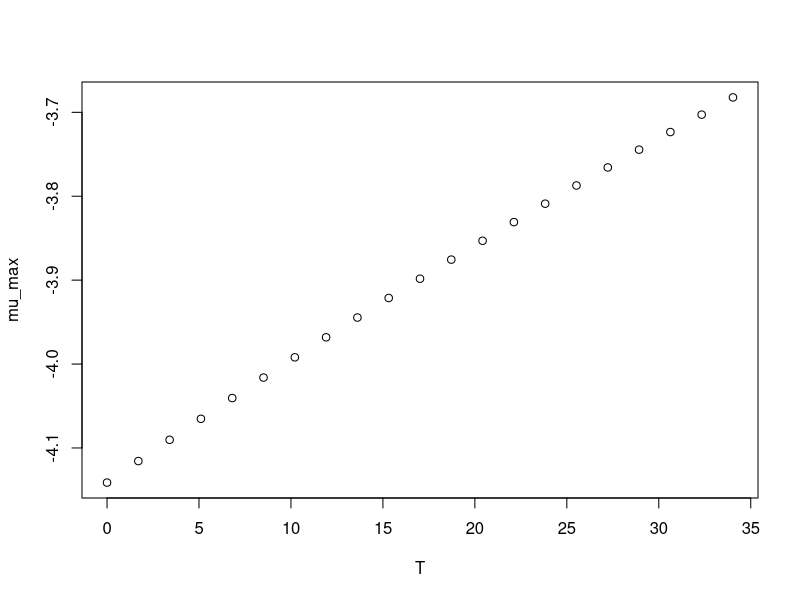

This chart was generated by the following R code:
#############################
# start of Parameter script
#############################
T <- seq(0,34.034,length.out=21)
#############################
# end of Parameter script
#############################
############################# 
# start of Model script Gropin ID 440 
#############################
 
# constant coefficients for this model
 
variables <- data.frame(T)
argumentsPar <- expand.grid(variables)
 
# heart of the model
response_surface <- function(T) {
   mumax <-(-9400/(8.3144261*(T+273)))

return(mumax=mumax)
} 

# output parameters
mumax <- cbind(argumentsPar,response_surface(argumentsPar['T']))
colnames(mumax) <- c(colnames(argumentsPar),'mumax')
#############################
# End of Model script
#############################
############################# 
# start of Visualisation script Gropin ID 440 
#############################
plot(T,mumax$mumax,
                          xlab='T',
                          ylab='mu_max')
#############################
# End of Visualisation script
#############################
